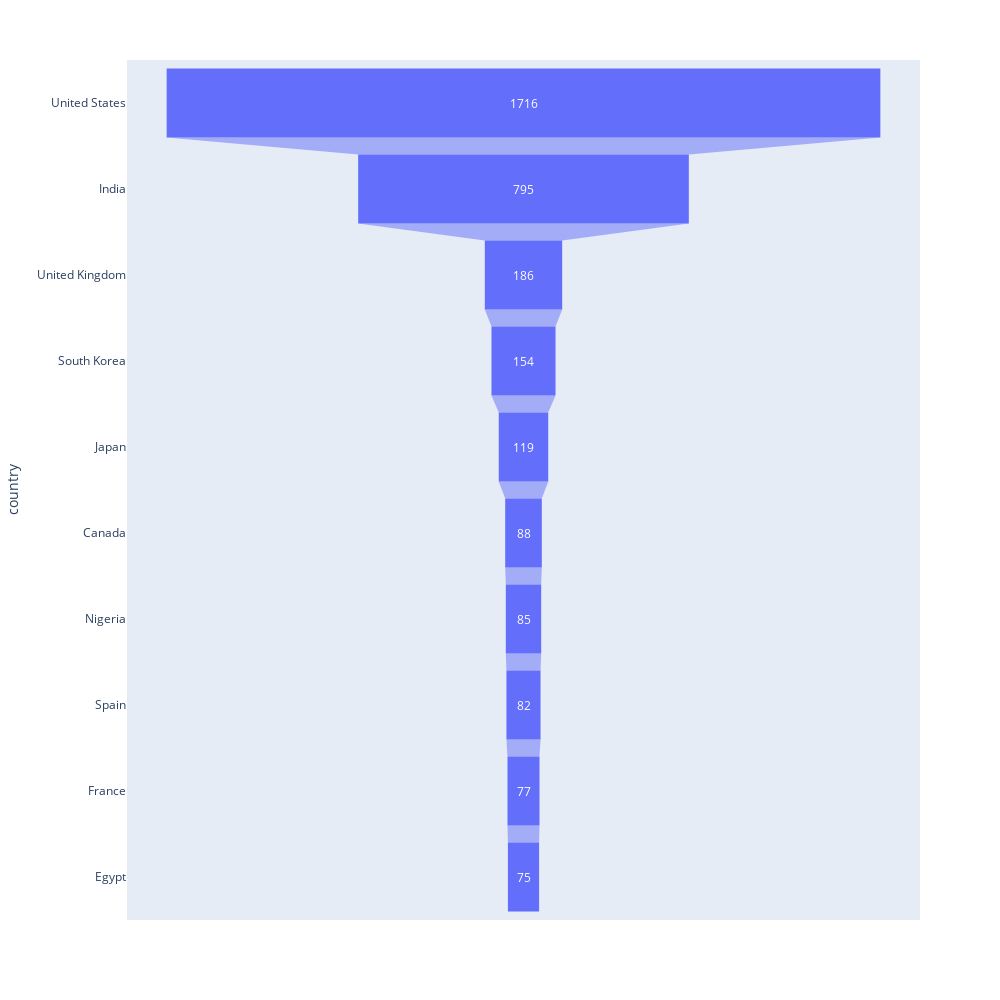

Notebook code cell kept with this figure:
### Markdown cell above
### Funnel chart showing number of movies in the dataset by country

### Code cell
fig = px.funnel(country_count[0:10], 
                x='count',
                y='country',
               height=1000,
               width=1000,
               )
fig.show()

### Figure 1 — Plotly figure (JSON) as saved in the notebook; plotly's stock layout.template omitted (floating-point values rounded to 4 significant figures)
{"data": [{"hovertemplate": "count=%{x}<br>country=%{y}<extra></extra>", "legendgroup": "", "marker": {"color": "#636efa"}, "name": "", "orientation": "h", "showlegend": false, "type": "funnel", "x": [1716, 795, 186, 154, 119, 88, 85, 82, 77, 75], "xaxis": "x", "y": ["United States", "India", "United Kingdom", "South Korea", "Japan", "Canada", "Nigeria", "Spain", "France", "Egypt"], "yaxis": "y"}], "layout": {"height": 1000, "legend": {"tracegroupgap": 0}, "margin": {"t": 60}, "width": 1000, "xaxis": {"anchor": "y", "autorange": true, "domain": [0, 1], "range": [-953.3, 953.3], "title": {"text": "count"}, "type": "linear"}, "yaxis": {"anchor": "x", "autorange": true, "domain": [0, 1], "range": [9.5, -0.5], "title": {"text": "country"}, "type": "category"}}}
